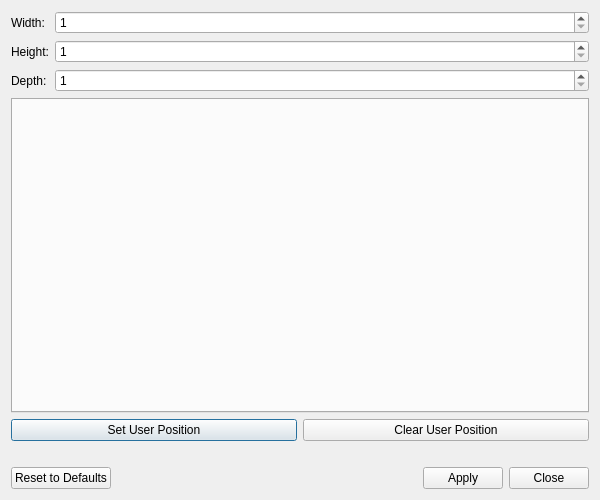
<?xml version="1.0" encoding="UTF-8"?>
<ui version="4.0">
 <class>GridSettingsDialog</class>
 <widget class="QDialog" name="GridSettingsDialog">
  <property name="geometry">
   <rect>
    <x>0</x>
    <y>0</y>
    <width>600</width>
    <height>500</height>
   </rect>
  </property>
  <property name="windowTitle">
   <string>Grid Settings</string>
  </property>
  <layout class="QVBoxLayout" name="mainLayout">
   <item>
    <layout class="QHBoxLayout" name="dimensionsLayout">
     <item>
      <layout class="QFormLayout" name="formLayout">
       <item row="0" column="0">
        <widget class="QLabel" name="widthLabel">
         <property name="text">
          <string>Width:</string>
         </property>
        </widget>
       </item>
       <item row="0" column="1">
        <widget class="QSpinBox" name="widthSpin">
         <property name="minimum">
          <number>1</number>
         </property>
         <property name="maximum">
          <number>100</number>
         </property>
        </widget>
       </item>
       <item row="1" column="0">
        <widget class="QLabel" name="heightLabel">
         <property name="text">
          <string>Height:</string>
         </property>
        </widget>
       </item>
       <item row="1" column="1">
        <widget class="QSpinBox" name="heightSpin">
         <property name="minimum">
          <number>1</number>
         </property>
         <property name="maximum">
          <number>100</number>
         </property>
        </widget>
       </item>
       <item row="2" column="0">
        <widget class="QLabel" name="depthLabel">
         <property name="text">
          <string>Depth:</string>
         </property>
        </widget>
       </item>
       <item row="2" column="1">
        <widget class="QSpinBox" name="depthSpin">
         <property name="minimum">
          <number>1</number>
         </property>
         <property name="maximum">
          <number>10</number>
         </property>
        </widget>
       </item>
      </layout>
     </item>
    </layout>
   </item>
   <item>
    <widget class="QTabWidget" name="layerTabs"/>
   </item>
   <item>
    <layout class="QHBoxLayout" name="userPositionLayout">
     <item>
      <widget class="QPushButton" name="setUserPositionButton">
       <property name="text">
        <string>Set User Position</string>
       </property>
      </widget>
     </item>
     <item>
      <widget class="QPushButton" name="clearUserPositionButton">
       <property name="text">
        <string>Clear User Position</string>
       </property>
      </widget>
     </item>
    </layout>
   </item>
   <item>
    <widget class="QLabel" name="warningLabel">
     <property name="styleSheet">
      <string>color: red;</string>
     </property>
     <property name="text">
      <string/>
     </property>
    </widget>
   </item>
   <item>
    <layout class="QHBoxLayout" name="buttonLayout">
     <item>
      <widget class="QPushButton" name="resetButton">
       <property name="text">
        <string>Reset to Defaults</string>
       </property>
      </widget>
     </item>
     <item>
      <spacer name="horizontalSpacer">
       <property name="orientation">
        <enum>Qt::Horizontal</enum>
       </property>
       <property name="sizeHint" stdset="0">
        <size>
         <width>40</width>
         <height>20</height>
        </size>
       </property>
      </spacer>
     </item>
     <item>
      <widget class="QPushButton" name="applyButton">
       <property name="text">
        <string>Apply</string>
       </property>
      </widget>
     </item>
     <item>
      <widget class="QPushButton" name="closeButton">
       <property name="text">
        <string>Close</string>
       </property>
      </widget>
     </item>
    </layout>
   </item>
  </layout>
 </widget>
 <resources/>
 <connections/>
</ui>
